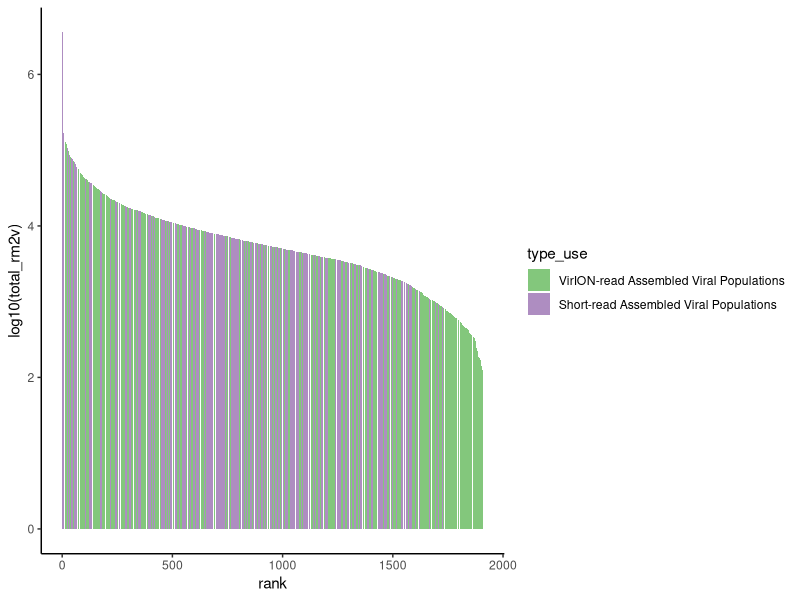
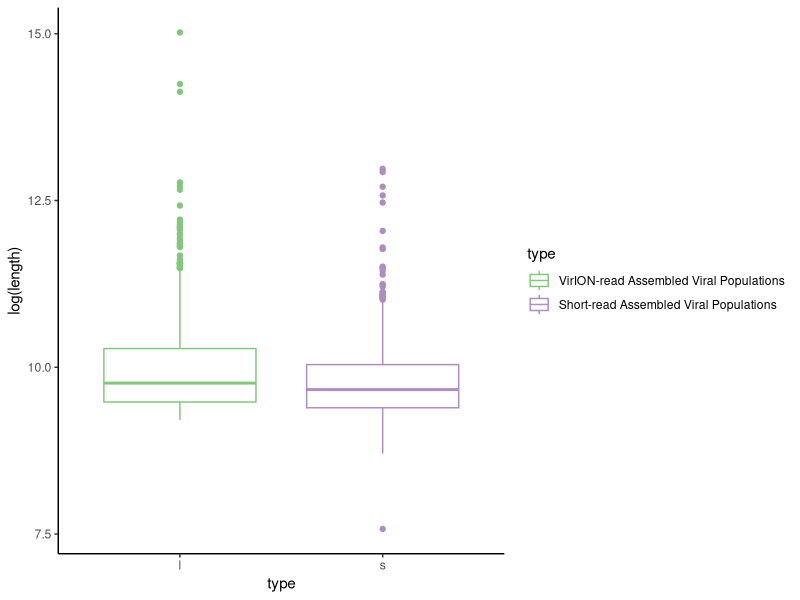

Reproduce these figures in R, in order.
#### Fig 1A ####
library(ggplot2)

rank_abundance<-read.table("rank_abundance_2301.csv",check.names=FALSE, header=T,sep=",")


ggplot(rank_abundance,aes(x=rank,y=log10(total_rm2v),
                          fill=type_use),show.legend = TRUE)+
  geom_bar(stat="identity")+ 
  scale_fill_manual(values=c("#83c77c","#ae8dc1"),
                    labels = c("VirION-read Assembled Viral Populations", 
                               "Short-read Assembled Viral Populations"))+
  theme_classic()

#### Fig 1B ####
library(dplyr)

virus_length=read.table("length_2301.txt", sep="\t", 
                        row.names =1, check.names=FALSE, header=T)

ggplot(virus_length,aes(x=type))+
  geom_boxplot(aes(y=log(length),colour = type))+
  scale_colour_manual(values=c("#83c77c","#ae8dc1"),
                      labels = c("VirION-read Assembled Viral Populations", 
                                 "Short-read Assembled Viral Populations"))+
  theme_classic()
wilcox.test(length~type, data=virus_length)$p.value

group_by(virus_length, type) %>%
  summarise(
    count = n(),
    median = median(length, na.rm = TRUE),
    IQR = IQR(length, na.rm = TRUE),
    mean = mean(length, na.rm = TRUE)
  )

